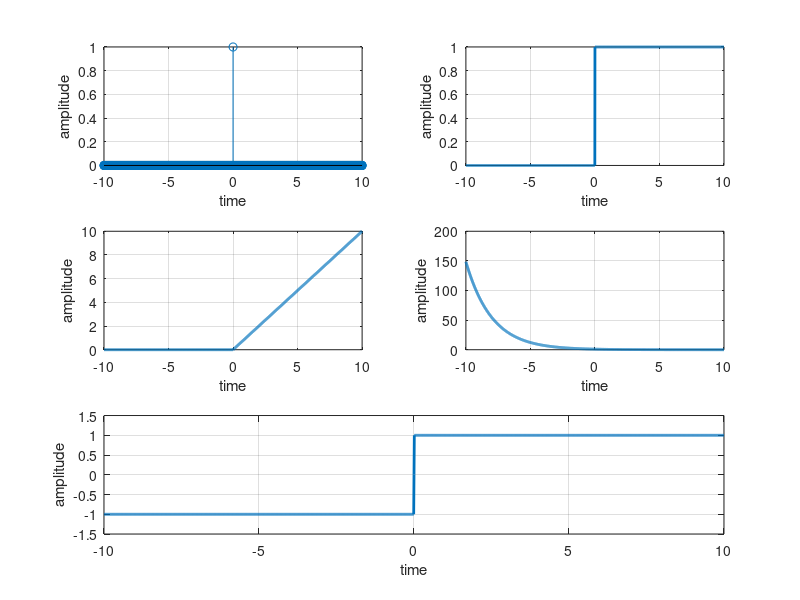

Here is the MATLAB script that generated this plot:
t = -10:0.01:10;
impulse = (t==0);
figure;
subplot(3,2,1);
stem(t,impulse);
xlabel('time');
ylabel('amplitude');
grid on;


step = (t>=0);
subplot(3,2,2);
plot(t,step, 'LineWidth', 2);
xlabel('time');
ylabel('amplitude');
grid on;


ramp = t.*(t>=0);
subplot(3,2,3);
plot(t,ramp, 'LineWidth', 2);
xlabel('time');
ylabel('amplitude');
grid on;

a = -0.5;
exponential = exp(a*t);
subplot(3,2,4); 
plot(t,exponential, 'LineWidth', 2);
xlabel('time');
ylabel('amplitude');
grid on;



impulse = sign(t);  

subplot(3,1,3);
plot(t, impulse, 'LineWidth', 2);
xlabel('time');
ylabel('amplitude');
ylim([-1.5 1.5]);
grid on;






